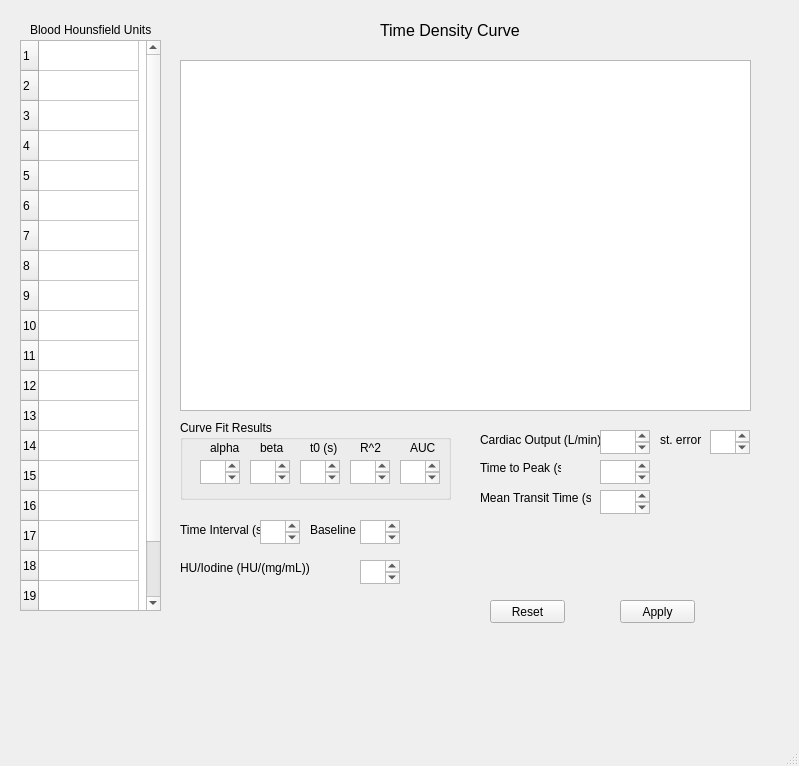
<?xml version="1.0" encoding="UTF-8"?>
<ui version="4.0">
 <class>MainWindow</class>
 <widget class="QMainWindow" name="MainWindow">
  <property name="geometry">
   <rect>
    <x>0</x>
    <y>0</y>
    <width>799</width>
    <height>766</height>
   </rect>
  </property>
  <property name="windowTitle">
   <string>MainWindow</string>
  </property>
  <widget class="QWidget" name="centralwidget">
   <widget class="QLabel" name="label_CO">
    <property name="geometry">
     <rect>
      <x>480</x>
      <y>430</y>
      <width>121</width>
      <height>20</height>
     </rect>
    </property>
    <property name="text">
     <string>Cardiac Output (L/min)</string>
    </property>
   </widget>
   <widget class="QPlainTextEdit" name="peakTime">
    <property name="geometry">
     <rect>
      <x>600</x>
      <y>460</y>
      <width>50</width>
      <height>24</height>
     </rect>
    </property>
    <property name="mouseTracking">
     <bool>false</bool>
    </property>
   </widget>
   <widget class="QLabel" name="label_tinterval">
    <property name="geometry">
     <rect>
      <x>180</x>
      <y>520</y>
      <width>91</width>
      <height>20</height>
     </rect>
    </property>
    <property name="text">
     <string>Time Interval (s)</string>
    </property>
   </widget>
   <widget class="QLabel" name="label_baseline">
    <property name="geometry">
     <rect>
      <x>310</x>
      <y>520</y>
      <width>46</width>
      <height>20</height>
     </rect>
    </property>
    <property name="text">
     <string>Baseline</string>
    </property>
   </widget>
   <widget class="QLabel" name="label_sterror">
    <property name="geometry">
     <rect>
      <x>660</x>
      <y>430</y>
      <width>51</width>
      <height>20</height>
     </rect>
    </property>
    <property name="text">
     <string>st. error</string>
    </property>
   </widget>
   <widget class="QLabel" name="label_HUConversion">
    <property name="geometry">
     <rect>
      <x>180</x>
      <y>560</y>
      <width>141</width>
      <height>16</height>
     </rect>
    </property>
    <property name="text">
     <string>HU/Iodine (HU/(mg/mL)) </string>
    </property>
   </widget>
   <widget class="QLabel" name="label_bloodHU">
    <property name="geometry">
     <rect>
      <x>30</x>
      <y>20</y>
      <width>121</width>
      <height>20</height>
     </rect>
    </property>
    <property name="font">
     <font>
      <pointsize>9</pointsize>
     </font>
    </property>
    <property name="text">
     <string>Blood Hounsfield Units</string>
    </property>
   </widget>
   <widget class="QGroupBox" name="CurveFitResults">
    <property name="geometry">
     <rect>
      <x>180</x>
      <y>420</y>
      <width>271</width>
      <height>80</height>
     </rect>
    </property>
    <property name="title">
     <string>Curve Fit Results</string>
    </property>
    <widget class="QLabel" name="label_rsquared">
     <property name="geometry">
      <rect>
       <x>180</x>
       <y>20</y>
       <width>31</width>
       <height>16</height>
      </rect>
     </property>
     <property name="text">
      <string>R^2</string>
     </property>
    </widget>
    <widget class="QPlainTextEdit" name="alpha">
     <property name="geometry">
      <rect>
       <x>20</x>
       <y>40</y>
       <width>40</width>
       <height>24</height>
      </rect>
     </property>
     <property name="mouseTracking">
      <bool>false</bool>
     </property>
    </widget>
    <widget class="QPlainTextEdit" name="rsquared">
     <property name="geometry">
      <rect>
       <x>170</x>
       <y>40</y>
       <width>40</width>
       <height>24</height>
      </rect>
     </property>
     <property name="mouseTracking">
      <bool>false</bool>
     </property>
    </widget>
    <widget class="QPlainTextEdit" name="beta">
     <property name="geometry">
      <rect>
       <x>70</x>
       <y>40</y>
       <width>40</width>
       <height>24</height>
      </rect>
     </property>
     <property name="mouseTracking">
      <bool>false</bool>
     </property>
    </widget>
    <widget class="QPlainTextEdit" name="AUC">
     <property name="geometry">
      <rect>
       <x>220</x>
       <y>40</y>
       <width>40</width>
       <height>24</height>
      </rect>
     </property>
     <property name="mouseTracking">
      <bool>false</bool>
     </property>
    </widget>
    <widget class="QLabel" name="label_beta">
     <property name="geometry">
      <rect>
       <x>80</x>
       <y>20</y>
       <width>31</width>
       <height>16</height>
      </rect>
     </property>
     <property name="text">
      <string>beta</string>
     </property>
    </widget>
    <widget class="QLabel" name="label_alpha">
     <property name="geometry">
      <rect>
       <x>30</x>
       <y>20</y>
       <width>31</width>
       <height>16</height>
      </rect>
     </property>
     <property name="text">
      <string>alpha</string>
     </property>
    </widget>
    <widget class="QLabel" name="label_toffset">
     <property name="geometry">
      <rect>
       <x>130</x>
       <y>20</y>
       <width>31</width>
       <height>16</height>
      </rect>
     </property>
     <property name="text">
      <string>t0 (s)</string>
     </property>
    </widget>
    <widget class="QPlainTextEdit" name="t0">
     <property name="geometry">
      <rect>
       <x>120</x>
       <y>40</y>
       <width>40</width>
       <height>24</height>
      </rect>
     </property>
     <property name="mouseTracking">
      <bool>false</bool>
     </property>
    </widget>
    <widget class="QLabel" name="label_AUC">
     <property name="geometry">
      <rect>
       <x>230</x>
       <y>20</y>
       <width>31</width>
       <height>16</height>
      </rect>
     </property>
     <property name="text">
      <string>AUC</string>
     </property>
    </widget>
   </widget>
   <widget class="QPlainTextEdit" name="MTT">
    <property name="geometry">
     <rect>
      <x>600</x>
      <y>490</y>
      <width>50</width>
      <height>24</height>
     </rect>
    </property>
    <property name="mouseTracking">
     <bool>false</bool>
    </property>
   </widget>
   <widget class="QPlainTextEdit" name="standardError">
    <property name="geometry">
     <rect>
      <x>710</x>
      <y>430</y>
      <width>40</width>
      <height>24</height>
     </rect>
    </property>
    <property name="mouseTracking">
     <bool>false</bool>
    </property>
   </widget>
   <widget class="QPlainTextEdit" name="HUtoIodineConversion">
    <property name="geometry">
     <rect>
      <x>360</x>
      <y>560</y>
      <width>40</width>
      <height>24</height>
     </rect>
    </property>
    <property name="mouseTracking">
     <bool>false</bool>
    </property>
   </widget>
   <widget class="QPlainTextEdit" name="baselineInput">
    <property name="geometry">
     <rect>
      <x>360</x>
      <y>520</y>
      <width>40</width>
      <height>24</height>
     </rect>
    </property>
    <property name="mouseTracking">
     <bool>false</bool>
    </property>
   </widget>
   <widget class="QTableWidget" name="HUvalues">
    <property name="geometry">
     <rect>
      <x>20</x>
      <y>40</y>
      <width>141</width>
      <height>571</height>
     </rect>
    </property>
    <property name="mouseTracking">
     <bool>true</bool>
    </property>
    <property name="rowCount">
     <number>20</number>
    </property>
    <property name="columnCount">
     <number>1</number>
    </property>
    <attribute name="horizontalHeaderVisible">
     <bool>false</bool>
    </attribute>
    <attribute name="horizontalHeaderCascadingSectionResizes">
     <bool>false</bool>
    </attribute>
    <attribute name="verticalHeaderVisible">
     <bool>true</bool>
    </attribute>
    <attribute name="verticalHeaderCascadingSectionResizes">
     <bool>false</bool>
    </attribute>
    <attribute name="verticalHeaderShowSortIndicator" stdset="0">
     <bool>false</bool>
    </attribute>
    <row/>
    <row/>
    <row/>
    <row/>
    <row/>
    <row/>
    <row/>
    <row/>
    <row/>
    <row/>
    <row/>
    <row/>
    <row/>
    <row/>
    <row/>
    <row/>
    <row/>
    <row/>
    <row/>
    <row/>
    <column/>
   </widget>
   <widget class="QLabel" name="label_peaktime">
    <property name="geometry">
     <rect>
      <x>480</x>
      <y>460</y>
      <width>81</width>
      <height>16</height>
     </rect>
    </property>
    <property name="text">
     <string>Time to Peak (s)</string>
    </property>
   </widget>
   <widget class="QLabel" name="label_timedensitycurve">
    <property name="geometry">
     <rect>
      <x>380</x>
      <y>20</y>
      <width>191</width>
      <height>20</height>
     </rect>
    </property>
    <property name="font">
     <font>
      <pointsize>12</pointsize>
     </font>
    </property>
    <property name="text">
     <string>Time Density Curve</string>
    </property>
   </widget>
   <widget class="QPlainTextEdit" name="cardiacOutput">
    <property name="geometry">
     <rect>
      <x>600</x>
      <y>430</y>
      <width>50</width>
      <height>24</height>
     </rect>
    </property>
    <property name="mouseTracking">
     <bool>false</bool>
    </property>
    <property name="readOnly">
     <bool>true</bool>
    </property>
   </widget>
   <widget class="QLabel" name="label_MTT">
    <property name="geometry">
     <rect>
      <x>480</x>
      <y>490</y>
      <width>111</width>
      <height>16</height>
     </rect>
    </property>
    <property name="text">
     <string>Mean Transit Time (s)</string>
    </property>
   </widget>
   <widget class="QPlainTextEdit" name="timeInterval">
    <property name="geometry">
     <rect>
      <x>260</x>
      <y>520</y>
      <width>40</width>
      <height>24</height>
     </rect>
    </property>
    <property name="mouseTracking">
     <bool>false</bool>
    </property>
   </widget>
   <widget class="QPushButton" name="reset">
    <property name="geometry">
     <rect>
      <x>490</x>
      <y>600</y>
      <width>75</width>
      <height>23</height>
     </rect>
    </property>
    <property name="text">
     <string>Reset</string>
    </property>
   </widget>
   <widget class="QPushButton" name="apply">
    <property name="geometry">
     <rect>
      <x>620</x>
      <y>600</y>
      <width>75</width>
      <height>23</height>
     </rect>
    </property>
    <property name="text">
     <string>Apply</string>
    </property>
   </widget>
   <widget class="PlotWidget" name="GraphicsView">
    <property name="geometry">
     <rect>
      <x>180</x>
      <y>60</y>
      <width>571</width>
      <height>351</height>
     </rect>
    </property>
   </widget>
  </widget>
  <widget class="QMenuBar" name="menubar">
   <property name="geometry">
    <rect>
     <x>0</x>
     <y>0</y>
     <width>799</width>
     <height>21</height>
    </rect>
   </property>
  </widget>
  <widget class="QStatusBar" name="statusbar"/>
 </widget>
 <customwidgets>
  <customwidget>
   <class>PlotWidget</class>
   <extends>QGraphicsView</extends>
   <header>pyqtgraph</header>
  </customwidget>
 </customwidgets>
 <resources/>
 <connections/>
</ui>
